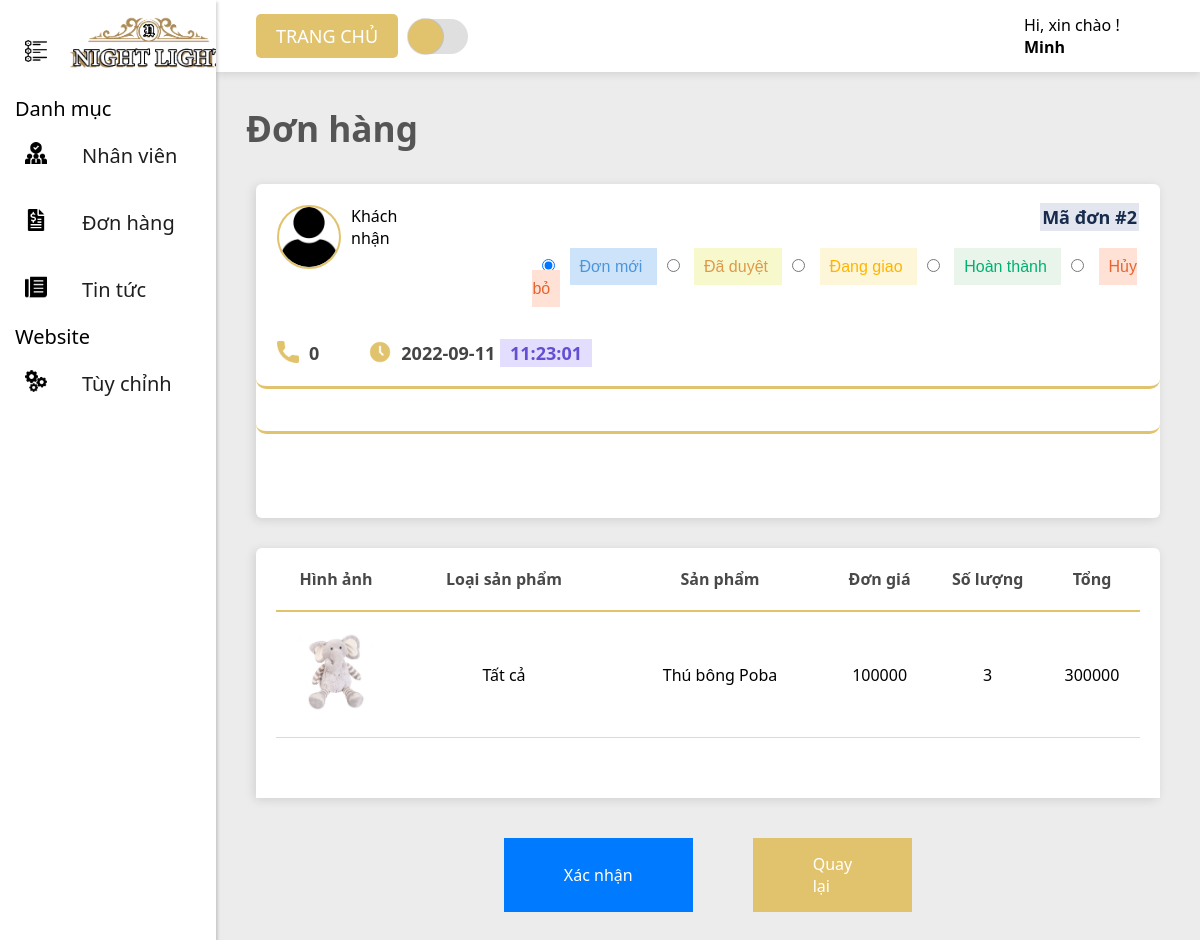
The page /BabyShop/Admin/admin.php?pid=55&id_donhang=2 (signed in) on the database its author committed.
### tables this page shows
CREATE TABLE `orders` (
  `OrderID` int(11) PRIMARY KEY NOT NULL AUTO_INCREMENT,
  `StaffID` int(11) DEFAULT NULL,
  `Username` varchar(200) DEFAULT NULL,
  `Fullname` varchar(200) DEFAULT NULL,
  `Phone` int(11) DEFAULT NULL,
  `Address` varchar(200) DEFAULT NULL,
  `Total` int(11) DEFAULT NULL,
  `OrderDate` date DEFAULT NULL,
  `TimeOrder` time DEFAULT NULL,
  `Status` int(11) DEFAULT NULL
);

CREATE TABLE `products` (
  `ProductID` int(11) PRIMARY KEY NOT NULL AUTO_INCREMENT,
  `Productname` varchar(100) DEFAULT NULL,
  `ImageProduct` varchar(100) DEFAULT NULL,
  `Describes` longtext DEFAULT NULL,
  `Price` float DEFAULT NULL,
  `Quantity` int(11) DEFAULT NULL,
  `Status` bit(1) DEFAULT NULL,
  `Category_ID` int(11) DEFAULT NULL
);

CREATE TABLE `productcategory` (
  `Category_ID` int(11) PRIMARY KEY NOT NULL AUTO_INCREMENT,
  `Category_name` varchar(200) DEFAULT NULL
);

### BabyShop/Admin/control/connect_admin.php (called while the page is built, shortened)
<?php
class connect_admin
{
    function __construct(){
        $this->link = new mysqli(servername,username,password,databasename);
    }
}
?>

### BabyShop/Admin/control/ctrl_frm_admin.php (called while the page is built, shortened)
<?php
    include("connect_admin.php");
    class ctrl_frm_admin extends connect_admin
    {
    function lay_nhat_ky_theo_id($id)
    {
        $sql = "select * from orders where OrderID = '$id'";
        $kq = $this->link->query($sql);
        return $kq;
    }
    function lay_hoa_don_theo_id($id)
    {
        $sql = "select orders.*, ordersdetail.*, products.*, productcategory.*, SUM(ordersdetail.Quantity) AS TongSoLuong from orders JOIN ordersdetail ON orders.OrderID = ordersdetail.OrderID JOIN products ON products.ProductID = ordersdetail.ProductID JOIN productcategory ON products.Category_ID = productcategory.Category_ID where ordersdetail.OrderID = '$id' GROUP BY ordersdetail.ProductID;";
        $kq = $this->link->query($sql);
        return $kq;
    }
    }
?>

### BabyShop/Admin/Views/Datban-details_admin.php (the view, shortened to what this page needs)
<?php
    include_once("control/ctrl_frm_admin.php");
    $ctrl_datban_details = new ctrl_frm_admin();
    $id = $_GET["id_donhang"];
    $kq_hoa_don = $ctrl_datban_details->lay_hoa_don_theo_id($id);
    $kq_nhat_ky = $ctrl_datban_details->lay_nhat_ky_theo_id($id);
    $mau = "";
    $mau1 = "";
    $mau2 = "";
    $mau3 = "";
    $mau4 = "";
?>
<div class = "datban-details-section">
<div class = "header-infor">
                    <h1> Đơn hàng </h1>
                </div>
        <?php
            while($row = $kq_nhat_ky->fetch_assoc())
            {
        ?>
    <form action="control/ctrl_datban_admin.php?id=<?php echo $row["OrderID"] ?>" method="post">
    <div class ="infor-wrapper" id = "tick-datban-details-section">
        <div class = "datban-details-1">
            <div class = "datban-details-1-layer1">
                <img src="assets/images_avatar/user.png" alt="" width="64" height="64">
                <div class = "datban-details-1-1">
                    <span> Khách nhận </span>
                </div>
            </div>
            <div class = "radio-trangthai-don">
                <div>
                    <h1> <span> Mã đơn #<?php echo $row["OrderID"] ?> </span>  </h1>
                </div>
                <div>
                    <?php
                        if ($row["Status"] == 0)
                        {
                            $mau = "checked";
                            $mau1 = "";
                            $mau2 = "";
                            $mau3 = "";
                            $mau4 = "";
                        }
                        else if ($row["Status"] == 1)
                        {
                            $mau = "";
                            $mau1 = "checked";
                            $mau2 = "";
                            $mau3 = "";
                            $mau4 = "";
                        }
                    ?>
                    <input type="radio" value="1" id = "radio1-trangthai-don" name = "trangthai" <?php echo $mau1; ?> >
                    <label for="radio1-trangthai-don" id = "trangthai1-don"> Đơn mới </label>
                    <input type="radio" value="2" id = "radio1-trangthai-don" name = "trangthai" <?php echo $mau2; ?> >
                    <label for="radio1-trangthai-don" id = "trangthai4-don"> Đã duyệt </label>
                    <input type="radio" value="3" id = "radio2-trangthai-don" name = "trangthai" <?php echo $mau3; ?> >
                    <label for="radio2-trangthai-don" id = "trangthai2-don"> Đang giao </label>
                    <input type="radio" value="4" id = "radio3-trangthai-don" name = "trangthai" <?php echo $mau4; ?> >
                    <label for="radio3-trangthai-don" id = "trangthai3-don"> Hoàn thành </label>
                    <input type="radio" value="0" id = "radio-trangthai-don" name = "trangthai" <?php echo $mau; ?> >
                    <label for="radio-trangthai-don" id = "trangthai-don"> Hủy bỏ </label>
                </div>
            </div>
        </div>
        <div class = "datban-details-2">
            <div>
                <img src="assets/images_admin/phone.png" alt="" width = "22" height = "22">
                <h1> 0<?php echo $row["Phone"] ?> </h1>
            </div>
            <div>
                <img src="assets/images_admin/clock.png" alt="" width = "22" height = "22">
                <h1  id = "datban-details-2-div-2"> <?php echo $row["OrderDate"] ?> <span> <?php echo $row["TimeOrder"] ?> </span> </h1>
            </div>
        </div>
        <div class = "datban-details-3">
        </div>
        <div class = "datban-details-4">
        </div>
    </div>
    <?php
            }
        ?>
    <div class ="infor-wrapper" id = "tick2-datban-details-section">
        <div class = overflow-datban-details>
        <table>
            <thead>
                <tr>
                    <th style="width: 10%"> Hình ảnh </th>
                    <th style="width: 25%"> Loại sản phẩm </th>
                    <th style="width: 25%"> Sản phẩm </th>
                    <th > Đơn giá </th>
                    <th > Số lượng </th>
                    <th > Tổng </th>
                </tr>
            </thead>
            <tbody>
                <?php
                    while($row = $kq_hoa_don->fetch_assoc())
                    {
                ?>
                <tr>
                    <td style="width: 10%"> <img src="../ImageProduct/<?php echo $row["ImageProduct"] ?>" alt="" width="80" height="80">  </td>
                    <td> <?php echo $row["Category_name"] ?> </td>
                    <td> <?php echo $row["Productname"] ?> </td>
                    <td> <?php echo $row["Price"] ?> </td>
                    <td> <?php echo $row["TongSoLuong"] ?> </td>
                    <td> <?php echo $row["Price"] * $row["TongSoLuong"] ?> </td>
                </tr>
                <?php
                    }
                ?>
            </tbody>
        </table>
        </div>
        <div class = "tick2-datban-details-section-footer">
        </div>
    </div>
    <div id = "tick3-datban-details-section">
        <input type="submit" value="Xác nhận" name = "cap_nhat">
        <a href="admin.php?pid=5"> Quay lại </a>
    </div>
    </form>
</div>

### BabyShop/Admin/assets/css/style-admin.css (style rules this page uses)
* { margin: 0; padding: 0; box-sizing: border-box; font-family: "Segoe UI","Helvetica Neue",Arial,sans-serif,"Apple Color Emoji","Segoe UI Emoji","Segoe UI Symbol","Noto Color Emoji"; }
:root { --blue: #007bff; --indigo: #6610f2; --purple: #6f42c1; --pink: #e83e8c; --red: #dc3545; --orange: #fd7e14; --yellow: #ffc107; --green: #28a745; --teal: #20c997; --cyan: #17a2b8; --gray: #6c757d; --gray-dark: #343a40; --primary: #007bff; --secondary: #6c757d; --success: #28a745; --info: #17a2b8; --warning: #ffc107; --danger: #dc3545; --dark: #343a40; --darktext: black; --light: #ececec; --light2: #f7f7f7; --white: #fff; --chu: #444444; --chu2: #555555; --colormain: #e2c36d; --darkmain: #252525; --backgrounddark: #151515; --breakpoint-xs: 0; --breakpoint-sm: 576px; --breakpoint-md: 768px; --breakpoint-lg: 992px; --breakpoint-xl: 1200px; }
.header-infor { font-size: 2.2vh; width: 100%; height: 14vh; display: flex; align-items: center; padding-left: 30px; }
.header-infor h1 { color: var(--chu2); }
.infor-wrapper { background-color: var(--white); width: auto; margin-left: 5vh; margin-right: 5vh; margin-bottom: 10vh; border-radius: 6px; box-shadow: rgba(99, 99, 99, 0.2) -2px 2px 10px 0px; }
.datban-details-section { font-family: "IBM Plex Sans", sans-serif; }
#tick-datban-details-section { height: 334px; margin-bottom: 30px; }
.datban-details-2 img { filter: invert(81%) sepia(75%) saturate(340%) hue-rotate(337deg) brightness(92%) contrast(91%); }
#datban-details-2-div-2 span { background-color: #e3defe; color: #634fd2; font-size: 18px; padding: 2px; border-color: #e3defe; padding-inline: 10px; }
#tick-datban-details-section h1, #tick1-datban-details-section h1 { font-size: 18px; color: var(--chu); }
.datban-details-1 { display: flex; justify-content: space-between; }
.datban-details-1-layer1 { display: flex; }
.datban-details-1, .datban-details-2, .datban-details-3, .datban-details-4 { padding: 21px; }
.datban-details-2, .datban-details-3 { display: flex; border-bottom: 3px solid var(--colormain); border-radius: 10px; }
.datban-details-2 > div { display: flex; margin-right: 50px; }
.datban-details-1 img { margin-right: 10px; border: 2px solid var(--colormain); border-radius: 50% 50%; }
.datban-details-2 img, .datban-details-3 img { margin-right: 10px; }
.datban-details-4 { line-height: 25px; }
.overflow-datban-details table tbody tr td img { object-fit: cover; }
#tick2-datban-details-section { margin-bottom: 10px; }
#tick2-datban-details-section table { border-spacing: 0; width: 100%; padding-inline: 20px; }
#tick2-datban-details-section table thead { padding-inline: 100px; }
#tick2-datban-details-section table thead tr { top: 0; position: sticky; background-color: var(--white); }
#tick2-datban-details-section table thead tr th { padding: 20px; color: #494949; border-bottom: 2px solid var(--colormain); }
#tick2-datban-details-section table tbody tr td { text-align: left; padding: 20px; border-bottom: 1px solid #e2c36d9a; text-align: center; }
.tick2-datban-details-section-footer { padding: 30px; background-color: var(--white); }
.radio-trangthai-don { display: flex; margin-left: 100px; align-items: flex-end; flex-direction: column; }
.radio-trangthai-don span { color: #172b4c; background-color: #e4e6ef; padding: 2px; }
.radio-trangthai-don input[type="radio"] { margin-top: 30px; border-radius: 5px; outline: none; padding: 5px; font-size: 16px; border: 1px solid rgb(205, 205, 205); margin-inline: 10px; }
#trangthai1-don { padding: 10px; font-family: "IBM Plex Sans", sans-serif; background-color: #cde3f9; color: #4c95dd; }
#trangthai2-don { padding: 10px; font-family: "IBM Plex Sans", sans-serif; background-color: #fdf6d9; color: #ffb500; }
#trangthai3-don { padding: 10px; font-family: "IBM Plex Sans", sans-serif; background-color: #e9f5ea; color: #01b075; }
#trangthai-don { padding: 10px; font-family: "IBM Plex Sans", sans-serif; background-color: #ffe1d5; color: #e66430; }
#trangthai4-don { padding: 10px; font-family: "IBM Plex Sans", sans-serif; background-color: #f7f9cd; color: #dd994c; }
#tick3-datban-details-section { margin-inline: 30%; display: flex; justify-content: center; }
#tick3-datban-details-section input, #tick3-datban-details-section a { padding: 15px; margin: 30px; padding-inline: 60px; background-color: #007bff; border: none; color: rgb(255, 255, 255); font-weight: 500; font-size: 16px; cursor: pointer; }
#tick3-datban-details-section a { color: white; background-color: var(--colormain); text-decoration: none; }

### rows shown on the page
orders: OrderID "2", OrderDate "2022-09-11", TimeOrder "11:23:01", products.ImageProduct (picture), productcategory.Category_name "Tất cả", products.Productname "Thú bông Poba", products.Price "100000", TongSoLuong "3", TongSoLuong "300000"

### other values the page prints
$_SESSION["username"] "Minh"
